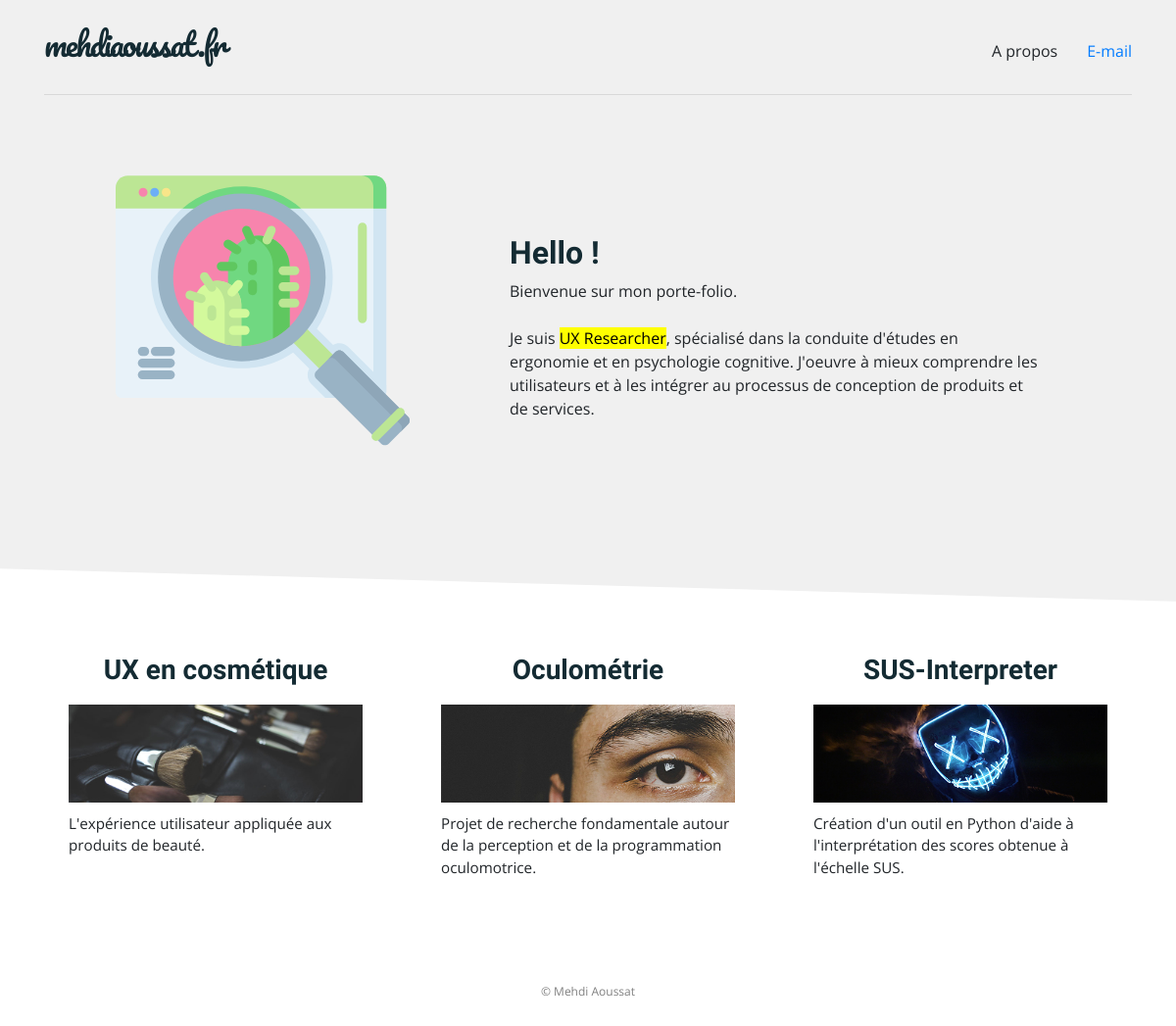
The page / on the database its author committed.
### book/models.py (models this page shows, shortened)
class Page_projet(models.Model):
	titre = models.CharField(max_length=200)
	text = models.TextField(blank=True)
	tag = models.CharField(max_length=200)
	description = models.TextField(default="")
	img_description = models.ImageField(upload_to = 'description_projets/', default = 'description_projets/no-img.jpg')

### book/views.py (the view)
# urls.py: path('',views.landingpage, name="accueil"),
def landingpage(request):
	projets = Page_projet.objects.filter()
	cv = Curivitae.objects.filter()
	return render(request,'book/landingpage.html',{'projets' : projets, 'cv' : cv})

### book/templates/book/landingpage.html (shortened to what this page needs)
{% extends 'book/base.html' %}
{% block content1 %}
<div class="fondhead" style="">
<div class="container" >
			{% include "book/header.html" %}
		</div>
	</div>
{% endblock %}
{% block content2 %}
		<div class="container" style="z-index:3;position:relative;">
			{% include "book/liste_projet.html" %}
		</div>
{% endblock %}

### book/templates/book/liste_projet.html
{% load static %}
{% block content %}
<div class="row">
    {% for projet in projets %}
    <div id="projet_{{projet.tag}}" class="projet col-xs-12 col-sm-6 col-lg-4" style="padding:20px 40px;">
		<h3 style="text-align:center;padding-bottom:10px"><a href="{% url 'page_projet' tag=projet.tag %}">{{projet.titre}}</a></h3>
		<div style="height:100px; margin:0 auto;background-image:url({{projet.img_description.url}}); background-position:center;background-size: cover;"></div>
		<p style="padding:10px 0;font-size:0.95em;">{{projet.description}}</p>
	</div>
    {% endfor%}
 </div>
{%endblock%}

### book/static/css/book.css (style rules this page uses)
body { font-family:"open sans" ; font-size:1em; }
h3 a { font-family:"Share"; font-weight:bold; color:#142b33; }
h3 { font-family:"Share"; font-weight:bold; }
.fondhead { background-color:#F0F0F0; }

### rows shown on the page
Page_projet: titre "UX en cosmétique", img_description (picture), description "L'expérience utilisateur appliquée aux produits de beauté."
Page_projet: titre "Oculométrie", img_description (picture), description "Projet de recherche fondamentale autour de la perception et de la programmation oculomotrice."
Page_projet: titre "SUS-Interpreter", img_description (picture), description "Création d'un outil en Python d'aide à l'interprétation des scores obtenue à l'échelle SUS."
